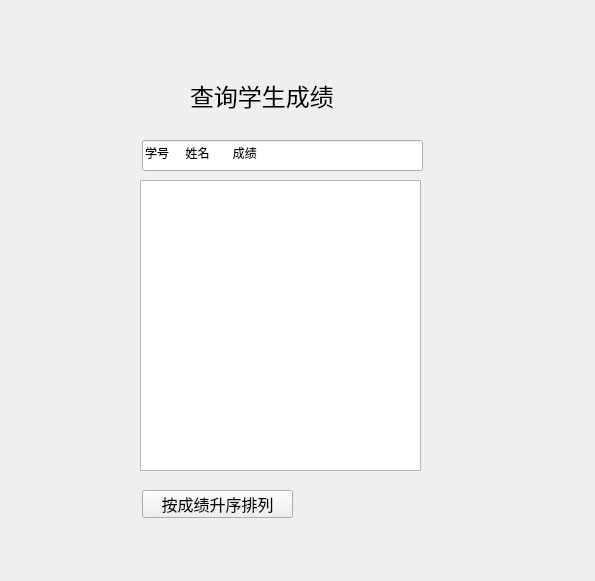
<?xml version="1.0" encoding="UTF-8"?>
<ui version="4.0">
 <class>Form_check</class>
 <widget class="QWidget" name="Form_check">
  <property name="geometry">
   <rect>
    <x>0</x>
    <y>0</y>
    <width>595</width>
    <height>581</height>
   </rect>
  </property>
  <property name="windowTitle">
   <string>学生成绩管理系统</string>
  </property>
  <widget class="QLabel" name="label">
   <property name="geometry">
    <rect>
     <x>190</x>
     <y>70</y>
     <width>201</width>
     <height>51</height>
    </rect>
   </property>
   <property name="font">
    <font>
     <family>Arial</family>
     <pointsize>18</pointsize>
    </font>
   </property>
   <property name="text">
    <string>查询学生成绩</string>
   </property>
  </widget>
  <widget class="QTextEdit" name="textEdit">
   <property name="geometry">
    <rect>
     <x>140</x>
     <y>180</y>
     <width>281</width>
     <height>291</height>
    </rect>
   </property>
  </widget>
  <widget class="QPushButton" name="pushButton">
   <property name="geometry">
    <rect>
     <x>142</x>
     <y>490</y>
     <width>151</width>
     <height>28</height>
    </rect>
   </property>
   <property name="font">
    <font>
     <family>Arial</family>
     <pointsize>12</pointsize>
    </font>
   </property>
   <property name="text">
    <string>按成绩升序排列</string>
   </property>
  </widget>
  <widget class="QLineEdit" name="lineEdit">
   <property name="geometry">
    <rect>
     <x>142</x>
     <y>140</y>
     <width>281</width>
     <height>31</height>
    </rect>
   </property>
   <property name="text">
    <string>学号     姓名       成绩</string>
   </property>
  </widget>
 </widget>
 <resources/>
 <connections/>
</ui>
